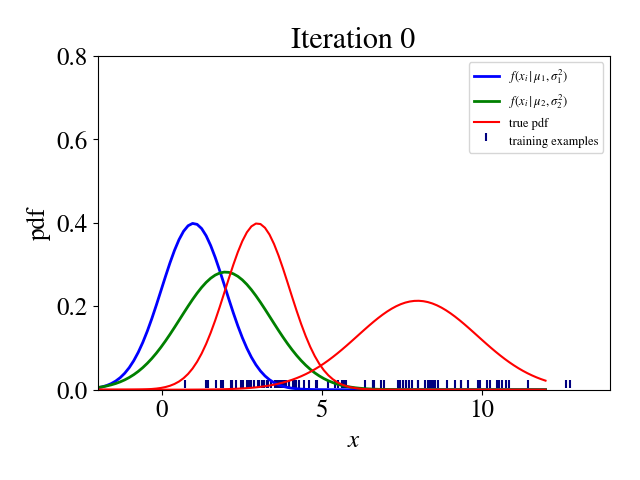

Python code for this plot:
import numpy as np
import scipy as sp
import matplotlib
import matplotlib.pyplot as plt
import math

from sklearn.neighbors import KernelDensity

import scipy.integrate as integrate
from sklearn.kernel_ridge import KernelRidge

matplotlib.rcParams['mathtext.fontset'] = 'stix'
matplotlib.rcParams['font.family'] = 'STIXGeneral'
matplotlib.rcParams.update({'font.size': 18})

mu1, sigma1 = 3.0, 1.0
mu2, sigma2 = 8.0, 3.5

def sample_points():
    s1 = np.random.normal(mu1, math.sqrt(sigma1), 50)

    s2 = np.random.normal(mu2, math.sqrt(sigma2), 50)

    return list(s1) + list(s2)

def compute_bi(mu1local, sigma1local, mu2local, sigma2local, phi1local, phi2local):
    bis = []
    for xi in x:
        bis.append((sp.stats.norm.pdf(xi, mu1local, math.sqrt(sigma1local)) * phi1local)/(sp.stats.norm.pdf(xi, mu1local, math.sqrt(sigma1local)) * phi1local + sp.stats.norm.pdf(xi, mu2local, math.sqrt(sigma2local)) * phi2local))
    return bis

# generate points used to plot
x_plot = np.linspace(-2, 12, 100)

# generate points and keep a subset of them
x = sample_points()

colors = ['red', 'blue', 'orange', 'green']
lw = 2

mu1_estimate = 1.0
mu2_estimate = 2.0
sigma1_estimate = 1.0
sigma2_estimate = 2.0

phi1_estimate = 0.5
phi2_estimate = 0.5

import numpy

def fig2data(fig):
    """
    @brief Convert a Matplotlib figure to a 4D numpy array with RGBA channels and return it
    @param fig a matplotlib figure
    @return a numpy 3D array of RGB values
    """
    # draw the renderer
    fig.canvas.draw()
 
    # Get the RGBA buffer from the figure
    w,h = fig.canvas.get_width_height()
    buf = numpy.array(fig.canvas.renderer._renderer)
    
    return buf

seq = []
count = 0
while True:
    plt.figure(count)
    axes = plt.gca()
    axes.set_xlim([-2,14])
    axes.set_ylim([0,0.8])
    plt.xlabel("$x$")
    plt.ylabel("pdf")
    heading = "Iteration "+str(count)
    plt.title(heading)
    plt.scatter(x, [0.005] * len(x), color='navy', s=30, marker=2, label="training examples")
    plt.plot(x_plot, [sp.stats.norm.pdf(xp, mu1_estimate, math.sqrt(sigma1_estimate)) for xp in x_plot], color=colors[1], linewidth=lw, label="$f(x_i \\mid \\mu_1 ,\\sigma_1^2)$")
    plt.plot(x_plot, [sp.stats.norm.pdf(xp, mu2_estimate, math.sqrt(sigma2_estimate)) for xp in x_plot], color=colors[3], linewidth=lw, label="$f(x_i \\mid \\mu_2 ,\\sigma_2^2)$")
    plt.plot(x_plot, [sp.stats.norm.pdf(xp, mu1, math.sqrt(sigma1)) for xp in x_plot], color=colors[0], label="true pdf")
    plt.plot(x_plot, [sp.stats.norm.pdf(xp, mu2, math.sqrt(sigma2)) for xp in x_plot], color=colors[0])

    plt.legend(loc='upper right',prop={'size': 9})
    plt.tight_layout()

    fig1 = plt.gcf()
    ##fig1.subplots_adjust(top = 0.98, bottom = 0.1, right = 0.98, left = 0.08, hspace = 0, wspace = 0)
##    fig1.savefig('../../Illustrations/gaussian-mixture-model-' + str(count) + '.eps', format='eps', dpi=1000, bbox_inches = 'tight', pad_inches = 0)
##    fig1.savefig('../../Illustrations/gaussian-mixture-model-' + str(count) + '.pdf', format='pdf', dpi=1000, bbox_inches = 'tight', pad_inches = 0)
##    fig1.savefig('../../Illustrations/gaussian-mixture-model-' + str(count) + '.png', dpi=1000, bbox_inches = 'tight', pad_inches = 0)
    nfig = fig2data(fig1)
    seq.append(nfig)
    ##plt.show()

    bis1 = compute_bi(mu1_estimate, sigma1_estimate, mu2_estimate, sigma2_estimate, phi1_estimate, phi2_estimate)
    bis2 = compute_bi(mu2_estimate, sigma2_estimate, mu1_estimate, sigma1_estimate, phi2_estimate, phi1_estimate)

    #print bis1[:5]
    #print bis2[:5]

    mu1_estimate = sum([bis1[i] * x[i] for i in range(len(x))]) / sum([bis1[i] for i in range(len(x))])
    mu2_estimate = sum([bis2[i] * x[i] for i in range(len(x))]) / sum([bis2[i] for i in range(len(x))])

    sigma1_estimate = sum([bis1[i] * (x[i] - mu1_estimate)**2 for i in range(len(x))]) / sum([bis1[i] for i in range(len(x))])
    sigma2_estimate = sum([bis2[i] * (x[i] - mu2_estimate)**2 for i in range(len(x))]) / sum([bis2[i] for i in range(len(x))])

    #print mu1_estimate, mu2_estimate
    #print sigma1_estimate, sigma2_estimate

    phi1_estimate = sum([bis1[i] for i in range(len(x))])/float(len(x))
    phi2_estimate = 1.0 - phi1_estimate

    print(phi1_estimate)

    count += 1

    plt.close(count)

    if count > 50:
        break

import os
## Get the directory address of current python file
curr_dir = os.path.dirname(os.path.realpath(__file__))
os.chdir(curr_dir) ## Set the current directory as working directory

## The package used to create gif files
import numpngw
numpngw.write_apng('GMM.png',seq,delay = 250)
